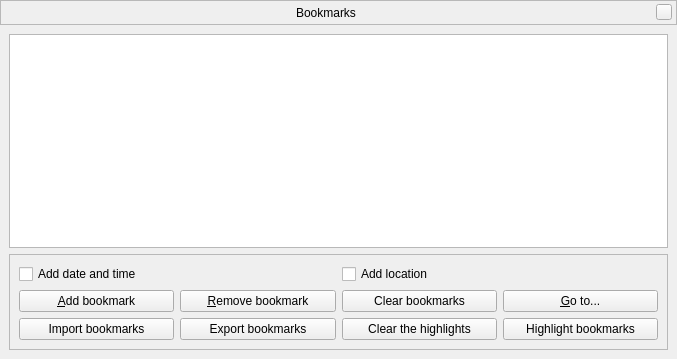
<?xml version="1.0" encoding="UTF-8"?>
<ui version="4.0">
 <class>bookmarksDialogForm</class>
 <widget class="QWidget" name="bookmarksDialogForm">
  <property name="geometry">
   <rect>
    <x>0</x>
    <y>0</y>
    <width>677</width>
    <height>359</height>
   </rect>
  </property>
  <layout class="QGridLayout" name="gridLayout_2">
   <property name="leftMargin">
    <number>0</number>
   </property>
   <property name="topMargin">
    <number>0</number>
   </property>
   <property name="rightMargin">
    <number>0</number>
   </property>
   <property name="bottomMargin">
    <number>0</number>
   </property>
   <property name="spacing">
    <number>0</number>
   </property>
   <item row="0" column="0">
    <widget class="BarFrame" name="TitleBar">
     <property name="minimumSize">
      <size>
       <width>16</width>
       <height>25</height>
      </size>
     </property>
     <property name="maximumSize">
      <size>
       <width>16777215</width>
       <height>25</height>
      </size>
     </property>
     <property name="frameShape">
      <enum>QFrame::StyledPanel</enum>
     </property>
     <layout class="QHBoxLayout">
      <property name="leftMargin">
       <number>0</number>
      </property>
      <property name="topMargin">
       <number>0</number>
      </property>
      <property name="rightMargin">
       <number>4</number>
      </property>
      <property name="bottomMargin">
       <number>0</number>
      </property>
      <item>
       <spacer>
        <property name="orientation">
         <enum>Qt::Horizontal</enum>
        </property>
        <property name="sizeHint" stdset="0">
         <size>
          <width>40</width>
          <height>20</height>
         </size>
        </property>
       </spacer>
      </item>
      <item>
       <widget class="QLabel" name="stelWindowTitle">
        <property name="palette">
         <palette>
          <active/>
          <inactive/>
          <disabled/>
         </palette>
        </property>
        <property name="font">
         <font/>
        </property>
        <property name="text">
         <string>Bookmarks</string>
        </property>
       </widget>
      </item>
      <item>
       <spacer>
        <property name="orientation">
         <enum>Qt::Horizontal</enum>
        </property>
        <property name="sizeHint" stdset="0">
         <size>
          <width>40</width>
          <height>20</height>
         </size>
        </property>
       </spacer>
      </item>
      <item>
       <widget class="QPushButton" name="closeStelWindow">
        <property name="minimumSize">
         <size>
          <width>16</width>
          <height>16</height>
         </size>
        </property>
        <property name="maximumSize">
         <size>
          <width>16</width>
          <height>16</height>
         </size>
        </property>
        <property name="focusPolicy">
         <enum>Qt::NoFocus</enum>
        </property>
        <property name="text">
         <string/>
        </property>
       </widget>
      </item>
     </layout>
    </widget>
   </item>
   <item row="1" column="0">
    <widget class="QWidget" name="widget" native="true">
     <layout class="QGridLayout" name="gridLayout">
      <item row="0" column="0">
       <widget class="QTreeView" name="bookmarksTreeView"/>
      </item>
      <item row="1" column="0">
       <widget class="QFrame" name="frame">
        <property name="sizePolicy">
         <sizepolicy hsizetype="Minimum" vsizetype="Fixed">
          <horstretch>0</horstretch>
          <verstretch>0</verstretch>
         </sizepolicy>
        </property>
        <property name="frameShape">
         <enum>QFrame::StyledPanel</enum>
        </property>
        <property name="frameShadow">
         <enum>QFrame::Raised</enum>
        </property>
        <layout class="QVBoxLayout" name="verticalLayout_4">
         <item>
          <layout class="QHBoxLayout" name="horizontalLayout_6">
           <item>
            <widget class="QCheckBox" name="dateTimeCheckBox">
             <property name="text">
              <string>Add date and time</string>
             </property>
            </widget>
           </item>
           <item>
            <widget class="QCheckBox" name="locationCheckBox">
             <property name="text">
              <string>Add location</string>
             </property>
            </widget>
           </item>
          </layout>
         </item>
         <item>
          <layout class="QHBoxLayout" name="horizontalLayout_7">
           <item>
            <widget class="QPushButton" name="addBookmarkButton">
             <property name="toolTip">
              <string>Add selected object to bookmarks</string>
             </property>
             <property name="text">
              <string>&amp;Add bookmark</string>
             </property>
            </widget>
           </item>
           <item>
            <widget class="QPushButton" name="removeBookmarkButton">
             <property name="text">
              <string>&amp;Remove bookmark</string>
             </property>
            </widget>
           </item>
           <item>
            <widget class="QPushButton" name="clearBookmarksButton">
             <property name="text">
              <string>Clear bookmarks</string>
             </property>
            </widget>
           </item>
           <item>
            <widget class="QPushButton" name="goToButton">
             <property name="text">
              <string>&amp;Go to...</string>
             </property>
            </widget>
           </item>
          </layout>
         </item>
         <item>
          <layout class="QHBoxLayout" name="horizontalLayout">
           <property name="topMargin">
            <number>0</number>
           </property>
           <item>
            <widget class="QPushButton" name="importBookmarksButton">
             <property name="text">
              <string>Import bookmarks</string>
             </property>
            </widget>
           </item>
           <item>
            <widget class="QPushButton" name="exportBookmarksButton">
             <property name="text">
              <string>Export bookmarks</string>
             </property>
            </widget>
           </item>
           <item>
            <widget class="QPushButton" name="clearHighlightsButton">
             <property name="text">
              <string>Clear the highlights</string>
             </property>
            </widget>
           </item>
           <item>
            <widget class="QPushButton" name="highlightBookmarksButton">
             <property name="text">
              <string>Highlight bookmarks</string>
             </property>
            </widget>
           </item>
          </layout>
         </item>
        </layout>
       </widget>
      </item>
     </layout>
    </widget>
   </item>
  </layout>
 </widget>
 <customwidgets>
  <customwidget>
   <class>BarFrame</class>
   <extends>QFrame</extends>
   <header>Dialog.hpp</header>
   <container>1</container>
  </customwidget>
 </customwidgets>
 <resources/>
 <connections/>
</ui>
